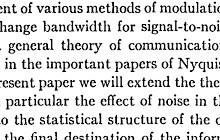
%> input picture 1.jpg, 220 x 140 px
$ octave --eval "result = mask(imread('1.jpg'));"   (GNU Octave 9; MATLAB toolbox functions it lacks are replaced by stand-ins)
%> lines starting %> are read from the running program, lines starting %| are printed output that depends on the picture
function g = mask(original)
%UNTITLED2 Summary of this function goes here
%   Detailed explanation goes here
original = im2double(original);
original = rgb2gray(original);
%> original: size 140x220 double
s = size(original);
%> s = [140 220]
r = zeros(s);

original1 = padarray(original,[1 1]);
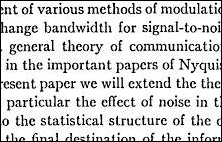
%> original1: size 142x222 double; min 0, max 1, mean 0.817
mask1 = [1 1 1;1 1 1;1 1 1];

for i = 2:s(1)
    for j = 2:s(2)
         temp = original1(i-1:i+1,j-1:j+1).*mask1;
         r(i-1,j-1) = sum(temp(:));
    end
end
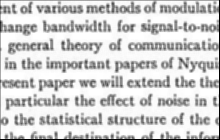
%> r: size 140x220 double; min 0, max 9, mean 7.41; drawn with min black and max white

g = r;

end
